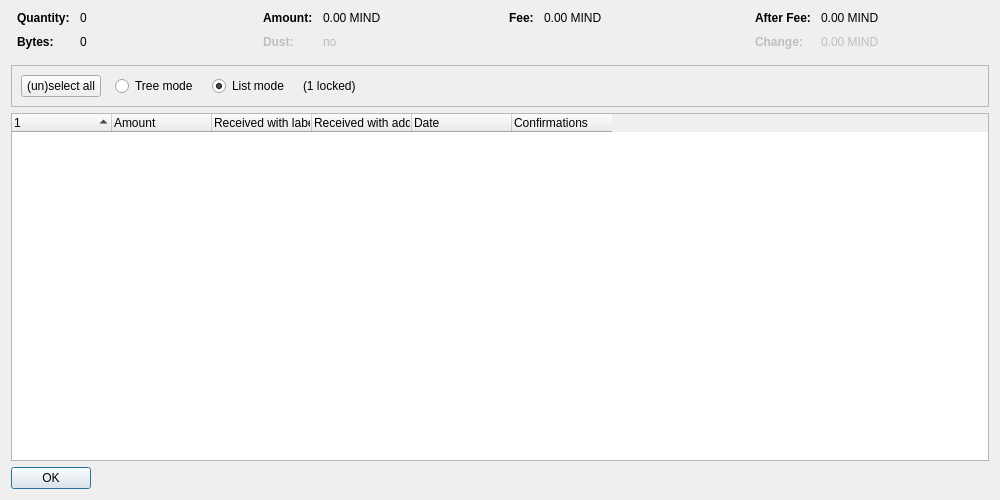
<?xml version="1.0" encoding="UTF-8"?>
<ui version="4.0">
 <class>CoinControlDialog</class>
 <widget class="QDialog" name="CoinControlDialog">
  <property name="geometry">
   <rect>
    <x>0</x>
    <y>0</y>
    <width>1000</width>
    <height>500</height>
   </rect>
  </property>
  <property name="windowTitle">
   <string>Coin Selection</string>
  </property>
  <layout class="QVBoxLayout" name="verticalLayout">
   <item>
    <layout class="QHBoxLayout" name="horizontalLayoutTop" stretch="0,0,0,0">
     <property name="topMargin">
      <number>0</number>
     </property>
     <property name="bottomMargin">
      <number>10</number>
     </property>
     <item>
      <layout class="QFormLayout" name="formLayoutCoinControl1">
       <property name="horizontalSpacing">
        <number>10</number>
       </property>
       <property name="verticalSpacing">
        <number>10</number>
       </property>
       <property name="leftMargin">
        <number>6</number>
       </property>
       <property name="rightMargin">
        <number>6</number>
       </property>
       <item row="0" column="0">
        <widget class="QLabel" name="labelCoinControlQuantityText">
         <property name="font">
          <font>
           <weight>75</weight>
           <bold>true</bold>
          </font>
         </property>
         <property name="text">
          <string>Quantity:</string>
         </property>
        </widget>
       </item>
       <item row="0" column="1">
        <widget class="QLabel" name="labelCoinControlQuantity">
         <property name="cursor">
          <cursorShape>IBeamCursor</cursorShape>
         </property>
         <property name="contextMenuPolicy">
          <enum>Qt::ActionsContextMenu</enum>
         </property>
         <property name="text">
          <string notr="true">0</string>
         </property>
         <property name="textInteractionFlags">
          <set>Qt::LinksAccessibleByMouse|Qt::TextSelectableByKeyboard|Qt::TextSelectableByMouse</set>
         </property>
        </widget>
       </item>
       <item row="1" column="0">
        <widget class="QLabel" name="labelCoinControlBytesText">
         <property name="font">
          <font>
           <weight>75</weight>
           <bold>true</bold>
          </font>
         </property>
         <property name="text">
          <string>Bytes:</string>
         </property>
        </widget>
       </item>
       <item row="1" column="1">
        <widget class="QLabel" name="labelCoinControlBytes">
         <property name="cursor">
          <cursorShape>IBeamCursor</cursorShape>
         </property>
         <property name="contextMenuPolicy">
          <enum>Qt::ActionsContextMenu</enum>
         </property>
         <property name="text">
          <string notr="true">0</string>
         </property>
         <property name="textInteractionFlags">
          <set>Qt::LinksAccessibleByMouse|Qt::TextSelectableByKeyboard|Qt::TextSelectableByMouse</set>
         </property>
        </widget>
       </item>
      </layout>
     </item>
     <item>
      <layout class="QFormLayout" name="formLayoutCoinControl2">
       <property name="horizontalSpacing">
        <number>10</number>
       </property>
       <property name="verticalSpacing">
        <number>10</number>
       </property>
       <property name="leftMargin">
        <number>6</number>
       </property>
       <property name="rightMargin">
        <number>6</number>
       </property>
       <item row="0" column="0">
        <widget class="QLabel" name="labelCoinControlAmountText">
         <property name="font">
          <font>
           <weight>75</weight>
           <bold>true</bold>
          </font>
         </property>
         <property name="text">
          <string>Amount:</string>
         </property>
        </widget>
       </item>
       <item row="0" column="1">
        <widget class="QLabel" name="labelCoinControlAmount">
         <property name="cursor">
          <cursorShape>IBeamCursor</cursorShape>
         </property>
         <property name="contextMenuPolicy">
          <enum>Qt::ActionsContextMenu</enum>
         </property>
         <property name="text">
          <string notr="true">0.00 MIND</string>
         </property>
         <property name="textInteractionFlags">
          <set>Qt::LinksAccessibleByMouse|Qt::TextSelectableByKeyboard|Qt::TextSelectableByMouse</set>
         </property>
        </widget>
       </item>
       <item row="1" column="0">
        <widget class="QLabel" name="labelCoinControlLowOutputText">
         <property name="enabled">
          <bool>false</bool>
         </property>
         <property name="font">
          <font>
           <weight>75</weight>
           <bold>true</bold>
          </font>
         </property>
         <property name="text">
          <string>Dust:</string>
         </property>
        </widget>
       </item>
       <item row="1" column="1">
        <widget class="QLabel" name="labelCoinControlLowOutput">
         <property name="enabled">
          <bool>false</bool>
         </property>
         <property name="cursor">
          <cursorShape>IBeamCursor</cursorShape>
         </property>
         <property name="contextMenuPolicy">
          <enum>Qt::ActionsContextMenu</enum>
         </property>
         <property name="text">
          <string notr="true">no</string>
         </property>
         <property name="textInteractionFlags">
          <set>Qt::LinksAccessibleByMouse|Qt::TextSelectableByKeyboard|Qt::TextSelectableByMouse</set>
         </property>
        </widget>
       </item>
      </layout>
     </item>
     <item>
      <layout class="QFormLayout" name="formLayoutCoinControl3">
       <property name="horizontalSpacing">
        <number>10</number>
       </property>
       <property name="verticalSpacing">
        <number>10</number>
       </property>
       <property name="leftMargin">
        <number>6</number>
       </property>
       <property name="rightMargin">
        <number>6</number>
       </property>
       <item row="0" column="0">
        <widget class="QLabel" name="labelCoinControlFeeText">
         <property name="font">
          <font>
           <weight>75</weight>
           <bold>true</bold>
          </font>
         </property>
         <property name="text">
          <string>Fee:</string>
         </property>
        </widget>
       </item>
       <item row="0" column="1">
        <widget class="QLabel" name="labelCoinControlFee">
         <property name="cursor">
          <cursorShape>IBeamCursor</cursorShape>
         </property>
         <property name="contextMenuPolicy">
          <enum>Qt::ActionsContextMenu</enum>
         </property>
         <property name="text">
          <string notr="true">0.00 MIND</string>
         </property>
         <property name="textInteractionFlags">
          <set>Qt::LinksAccessibleByMouse|Qt::TextSelectableByKeyboard|Qt::TextSelectableByMouse</set>
         </property>
        </widget>
       </item>
      </layout>
     </item>
     <item>
      <layout class="QFormLayout" name="formLayoutCoinControl4">
       <property name="horizontalSpacing">
        <number>10</number>
       </property>
       <property name="verticalSpacing">
        <number>10</number>
       </property>
       <property name="leftMargin">
        <number>6</number>
       </property>
       <property name="rightMargin">
        <number>6</number>
       </property>
       <item row="0" column="0">
        <widget class="QLabel" name="labelCoinControlAfterFeeText">
         <property name="font">
          <font>
           <weight>75</weight>
           <bold>true</bold>
          </font>
         </property>
         <property name="text">
          <string>After Fee:</string>
         </property>
        </widget>
       </item>
       <item row="0" column="1">
        <widget class="QLabel" name="labelCoinControlAfterFee">
         <property name="cursor">
          <cursorShape>IBeamCursor</cursorShape>
         </property>
         <property name="contextMenuPolicy">
          <enum>Qt::ActionsContextMenu</enum>
         </property>
         <property name="text">
          <string notr="true">0.00 MIND</string>
         </property>
         <property name="textInteractionFlags">
          <set>Qt::LinksAccessibleByMouse|Qt::TextSelectableByKeyboard|Qt::TextSelectableByMouse</set>
         </property>
        </widget>
       </item>
       <item row="1" column="0">
        <widget class="QLabel" name="labelCoinControlChangeText">
         <property name="enabled">
          <bool>false</bool>
         </property>
         <property name="font">
          <font>
           <weight>75</weight>
           <bold>true</bold>
          </font>
         </property>
         <property name="text">
          <string>Change:</string>
         </property>
        </widget>
       </item>
       <item row="1" column="1">
        <widget class="QLabel" name="labelCoinControlChange">
         <property name="enabled">
          <bool>false</bool>
         </property>
         <property name="cursor">
          <cursorShape>IBeamCursor</cursorShape>
         </property>
         <property name="contextMenuPolicy">
          <enum>Qt::ActionsContextMenu</enum>
         </property>
         <property name="text">
          <string notr="true">0.00 MIND</string>
         </property>
         <property name="textInteractionFlags">
          <set>Qt::LinksAccessibleByMouse|Qt::TextSelectableByKeyboard|Qt::TextSelectableByMouse</set>
         </property>
        </widget>
       </item>
      </layout>
     </item>
    </layout>
   </item>
   <item>
    <widget class="QFrame" name="frame">
     <property name="minimumSize">
      <size>
       <width>0</width>
       <height>40</height>
      </size>
     </property>
     <property name="frameShape">
      <enum>QFrame::StyledPanel</enum>
     </property>
     <property name="frameShadow">
      <enum>QFrame::Sunken</enum>
     </property>
     <layout class="QHBoxLayout" name="horizontalLayout">
      <item>
       <layout class="QHBoxLayout" name="horizontalLayoutPanel" stretch="0,0,0,0,0">
        <property name="spacing">
         <number>14</number>
        </property>
        <item>
         <widget class="QPushButton" name="pushButtonSelectAll">
          <property name="sizePolicy">
           <sizepolicy hsizetype="Maximum" vsizetype="Fixed">
            <horstretch>0</horstretch>
            <verstretch>0</verstretch>
           </sizepolicy>
          </property>
          <property name="text">
           <string>(un)select all</string>
          </property>
          <property name="autoDefault">
           <bool>false</bool>
          </property>
         </widget>
        </item>
        <item>
         <widget class="QRadioButton" name="radioTreeMode">
          <property name="sizePolicy">
           <sizepolicy hsizetype="Maximum" vsizetype="Fixed">
            <horstretch>0</horstretch>
            <verstretch>0</verstretch>
           </sizepolicy>
          </property>
          <property name="text">
           <string>Tree mode</string>
          </property>
         </widget>
        </item>
        <item>
         <widget class="QRadioButton" name="radioListMode">
          <property name="sizePolicy">
           <sizepolicy hsizetype="Maximum" vsizetype="Fixed">
            <horstretch>0</horstretch>
            <verstretch>0</verstretch>
           </sizepolicy>
          </property>
          <property name="text">
           <string>List mode</string>
          </property>
          <property name="checked">
           <bool>true</bool>
          </property>
         </widget>
        </item>
        <item>
         <widget class="QLabel" name="labelLocked">
          <property name="text">
           <string notr="true">(1 locked)</string>
          </property>
         </widget>
        </item>
        <item>
         <spacer name="horizontalSpacer">
          <property name="orientation">
           <enum>Qt::Horizontal</enum>
          </property>
          <property name="sizeHint" stdset="0">
           <size>
            <width>40</width>
            <height>20</height>
           </size>
          </property>
         </spacer>
        </item>
       </layout>
      </item>
     </layout>
    </widget>
   </item>
   <item>
    <widget class="CoinControlTreeWidget" name="treeWidget">
     <property name="contextMenuPolicy">
      <enum>Qt::CustomContextMenu</enum>
     </property>
     <property name="sortingEnabled">
      <bool>false</bool>
     </property>
     <property name="columnCount">
      <number>6</number>
     </property>
     <attribute name="headerShowSortIndicator" stdset="0">
      <bool>true</bool>
     </attribute>
     <attribute name="headerStretchLastSection">
      <bool>false</bool>
     </attribute>
     <column>
      <property name="text">
       <string/>
      </property>
     </column>
     <column>
      <property name="text">
       <string>Amount</string>
      </property>
     </column>
     <column>
      <property name="text">
       <string>Received with label</string>
      </property>
     </column>
     <column>
      <property name="text">
       <string>Received with address</string>
      </property>
     </column>
     <column>
      <property name="text">
       <string>Date</string>
      </property>
     </column>
     <column>
      <property name="text">
       <string>Confirmations</string>
      </property>
      <property name="toolTip">
       <string>Confirmed</string>
      </property>
     </column>
     <column>
      <property name="text">
       <string/>
      </property>
     </column>
     <column>
      <property name="text">
       <string/>
      </property>
     </column>
     <column>
      <property name="text">
       <string/>
      </property>
     </column>
     <column>
      <property name="text">
       <string/>
      </property>
     </column>
    </widget>
   </item>
   <item>
    <widget class="QDialogButtonBox" name="buttonBox">
     <property name="sizePolicy">
      <sizepolicy hsizetype="Maximum" vsizetype="Fixed">
       <horstretch>0</horstretch>
       <verstretch>0</verstretch>
      </sizepolicy>
     </property>
     <property name="orientation">
      <enum>Qt::Horizontal</enum>
     </property>
     <property name="standardButtons">
      <set>QDialogButtonBox::Ok</set>
     </property>
    </widget>
   </item>
  </layout>
 </widget>
 <customwidgets>
  <customwidget>
   <class>CoinControlTreeWidget</class>
   <extends>QTreeWidget</extends>
   <header>qt/coincontroltreewidget.h</header>
  </customwidget>
 </customwidgets>
 <resources/>
 <connections/>
</ui>
